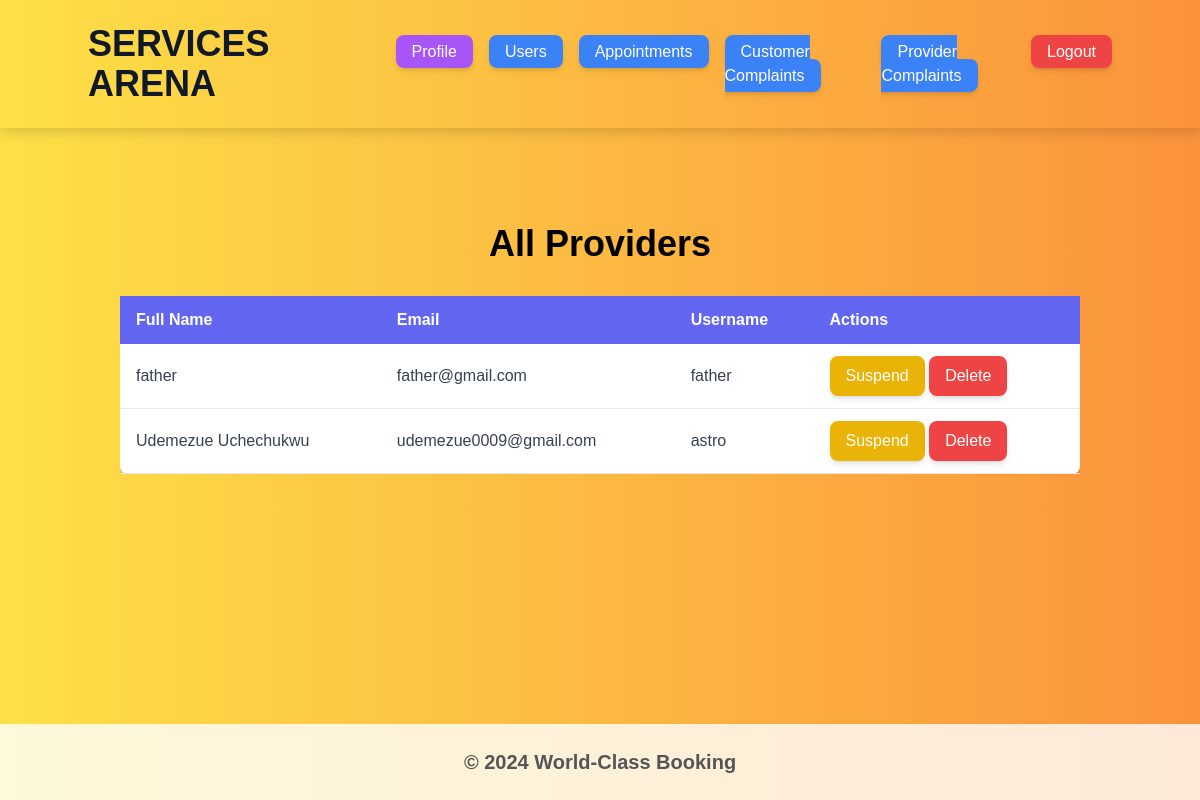
/admin/view_providers (signed in), run on an earlier commit of the app's database.
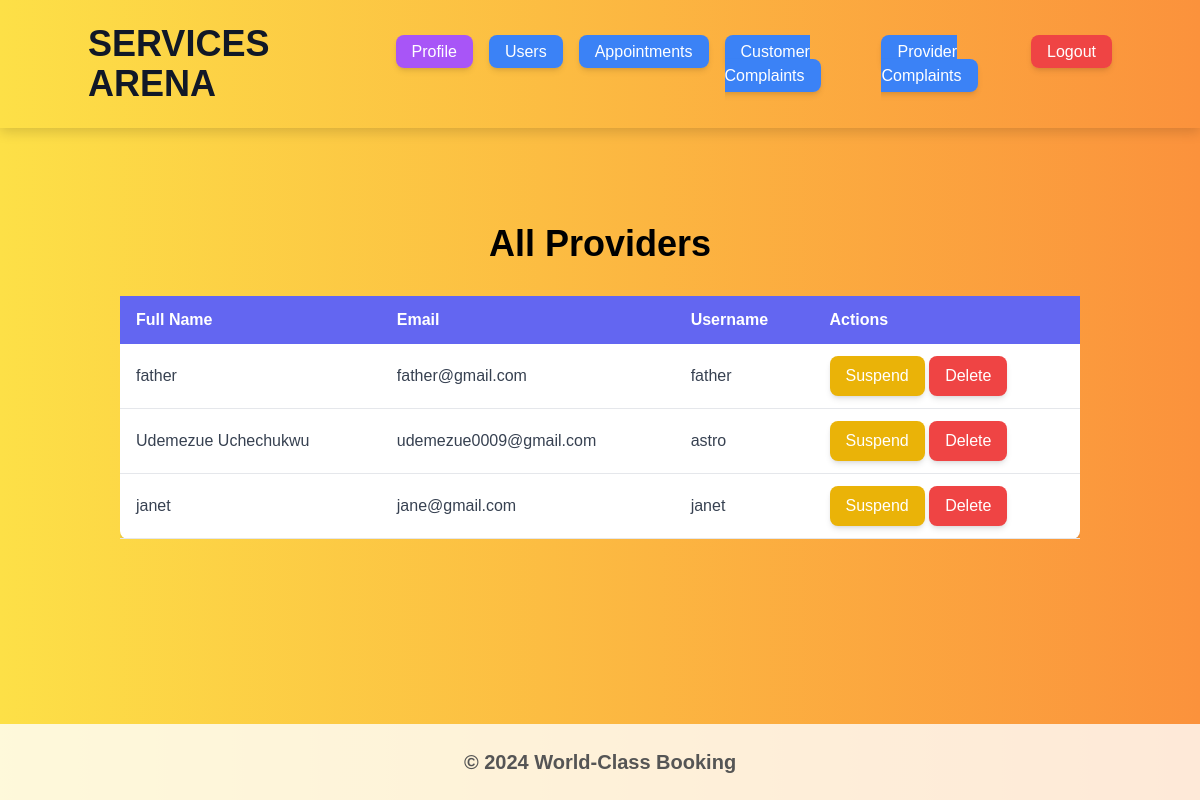
And on a later commit of the database.
### book/models.py (models this page shows, shortened)
class User(UserMixin, db.Model):
    id = db.Column(db.Integer, primary_key=True)
    full_name = db.Column(db.String(300), nullable=False, unique=True)
    role = db.Column(db.String(20), nullable=False)
    username = db.Column(db.String(150), unique=True, nullable=False)
    email = db.Column(db.String(150), unique=True, nullable=False)
    created_at = db.Column(db.DateTime, nullable=False, default=datetime.utcnow)
    password_hash = db.Column(db.String(200), nullable=False)
    last_login = db.Column(db.DateTime, nullable=True)
    updated_at = db.Column(db.DateTime, onupdate=datetime.utcnow)
    is_active = db.Column(db.Boolean, nullable=False, default=True)

### book/users/routes.py (the view)
@booking_system.route('/admin/view_providers', methods=['GET'])
@login_required
def view_providers():
    if current_user.role != 'admin':
        flash("You do not have permission to access this page.")
        return redirect(url_for('core.index'))
    providers = User.query.filter_by(role='provider').all()
    return render_template('view_providers.html', providers=providers)

### book/models.py (called while the page is built)
@login_manager.user_loader
def load_user(user_id):
    return User.query.get(int(user_id))

### book/templates/view_providers.html
{% extends 'base.html' %}
{% block content %}
<div class="container mx-auto py-12">
    <h1 class="text-4xl font-bold text-center mb-8">All Providers</h1>
    {% if providers %}
        <div class="overflow-x-auto">
            <table class="min-w-full bg-white rounded-lg shadow-md">
                <thead class="bg-indigo-500 text-white">
                    <tr>
                        <th class="py-3 px-4 text-left">Full Name</th>
                        <th class="py-3 px-4 text-left">Email</th>
                        <th class="py-3 px-4 text-left">Username</th>
                        <th class="py-3 px-4 text-left">Actions</th>
                    </tr>
                </thead>
                <tbody class="text-gray-700">
                    {% for provider in providers %}
                        <tr class="hover:bg-indigo-100 transition duration-300">
                            <td class="py-3 px-4 border-b">{{ provider.full_name }}</td>
                            <td class="py-3 px-4 border-b">{{ provider.email }}</td>
                            <td class="py-3 px-4 border-b">{{ provider.username }}</td>
                            <td class="py-3 px-4 border-b">
                                <form action="{{ url_for('suspend_user', user_name=provider.full_name) }}" method="post" style="display:inline;">
                                    <button type="submit" class="bg-yellow-500 text-white py-2 px-4 rounded-lg hover:bg-yellow-700 transition duration-300 shadow-md">Suspend</button>
                                </form>
                                <form action="{{ url_for('delete_user', user_name=provider.full_name) }}" method="post" style="display:inline;">
                                    <button type="submit" class="bg-red-500 text-white py-2 px-4 rounded-lg hover:bg-red-700 transition duration-300 shadow-md">Delete</button>
                                </form>
                            </td>
                        </tr>
                    {% endfor %}
                </tbody>
            </table>
        </div>
    {% else %}
        <p class="text-center text-gray-600">No providers found.</p>
    {% endif %}
</div>
{% endblock %}

What changed in the data, as far as the page shows it:
added User: full_name "janet", email "jane@gmail.com", username "janet"
